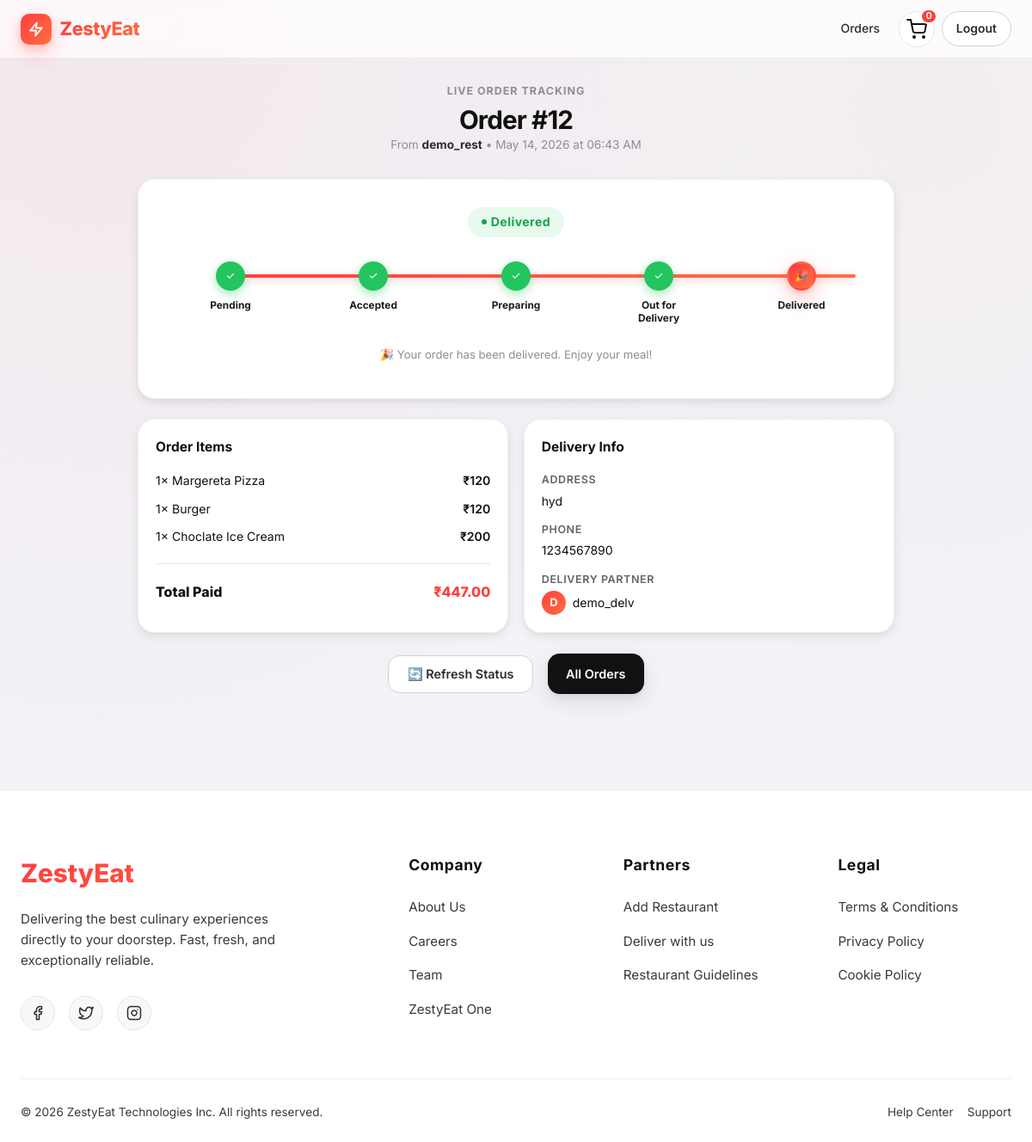
The app's page /order-tracking/12 (signed in) with its own data.
### models.py (models this page shows)
class Order(db.Model):
    id = db.Column(db.Integer, primary_key=True)
    user_id = db.Column(db.Integer, db.ForeignKey('user.id'), nullable=False)
    restaurant_id = db.Column(db.Integer, db.ForeignKey('user.id'), nullable=False)
    delivery_partner_id = db.Column(db.Integer, db.ForeignKey('user.id'), nullable=True)
    status = db.Column(db.String(50), nullable=False, default='Pending')
    total_amount = db.Column(db.Float, nullable=False)
    delivery_fee = db.Column(db.Float, nullable=False, default=5.0)
    platform_fee = db.Column(db.Float, nullable=False, default=2.0)
    delivery_address = db.Column(db.Text, nullable=False)
    contact_phone = db.Column(db.String(20), nullable=False)
    restaurant_instructions = db.Column(db.Text, nullable=True)
    delivery_instructions = db.Column(db.Text, nullable=True)
    created_at = db.Column(db.DateTime, nullable=False, default=datetime.utcnow)
    items = db.relationship('OrderItem', backref='order', lazy=True)

class User(db.Model, UserMixin):
    id = db.Column(db.Integer, primary_key=True)
    username = db.Column(db.String(150), nullable=False)
    email = db.Column(db.String(150), unique=True, nullable=False)
    password = db.Column(db.String(60), nullable=False)
    role = db.Column(db.String(20), nullable=False, default='user') # 'user', 'restaurant', 'delivery'
    phone = db.Column(db.String(20), nullable=True)
    address = db.Column(db.Text, nullable=True)
    menus = db.relationship('MenuItem', backref='restaurant', lazy=True, foreign_keys='MenuItem.restaurant_id')
    orders = db.relationship('Order', backref='customer', lazy=True, foreign_keys='Order.user_id')
    restaurant_orders = db.relationship('Order', backref='restaurant', lazy=True, foreign_keys='Order.restaurant_id')
    delivery_assignments = db.relationship('Order', backref='delivery_partner', lazy=True, foreign_keys='Order.delivery_partner_id')
    cart_items = db.relationship('CartItem', backref='user', lazy=True)

class OrderItem(db.Model):
    id = db.Column(db.Integer, primary_key=True)
    order_id = db.Column(db.Integer, db.ForeignKey('order.id'), nullable=False)
    menu_item_id = db.Column(db.Integer, db.ForeignKey('menu_item.id'), nullable=False)
    quantity = db.Column(db.Integer, nullable=False)
    price_at_time = db.Column(db.Float, nullable=False)
    menu_item = db.relationship('MenuItem')

class MenuItem(db.Model):
    id = db.Column(db.Integer, primary_key=True)
    name = db.Column(db.String(100), nullable=False)
    description = db.Column(db.Text, nullable=True)
    price = db.Column(db.Float, nullable=False)
    category = db.Column(db.String(50), nullable=False)
    image_url = db.Column(db.String(200), nullable=True, default='default_food.jpg')
    restaurant_id = db.Column(db.Integer, db.ForeignKey('user.id'), nullable=False)
    is_active = db.Column(db.Boolean, default=True)

### routes/user_routes.py (the view)
@user_bp.route('/order-tracking/<int:order_id>')
@login_required
def order_tracking(order_id):
    order = Order.query.get_or_404(order_id)
    if order.user_id != current_user.id:
        flash('Unauthorized', 'danger')
        return redirect(url_for('user.home'))
    return render_template('user/order_tracking.html', order=order)

### routes/user_routes.py (called while the page is built)
@user_bp.before_request
def check_role():
    if current_user.is_authenticated and current_user.role != 'user':
        flash('Redirecting to your portal.', 'info')
        return redirect(url_for(f'{current_user.role}.dashboard'))

### templates/user/order_tracking.html (shortened to what this page needs)
{% extends 'base_user.html' %}
{% block content %}
<div class="tracking-shell fade-up">
    <div style="text-align:center;margin-bottom:1.75rem;">
        <div style="font-size:.78rem;font-weight:700;text-transform:uppercase;letter-spacing:.08em;color:var(--ink-400);margin-bottom:.4rem;">Live Order Tracking</div>
        <h1 class="section-title">Order #{{ order.id }}</h1>
        <p class="meta">From <strong style="color:var(--ink-700);">{{ order.restaurant.username }}</strong> &bull;
            {{ order.created_at.strftime('%b %d, %Y at %I:%M %p') }}</p>
    </div>
    {% if order.status == 'Rejected' %}
    <div class="panel" style="padding:2.5rem;text-align:center;border:2px solid var(--color-danger-bg);">
        <div style="font-size:3.5rem;margin-bottom:.75rem;">❌</div>
        <h2 style="color:var(--color-danger-dark);font-size:1.5rem;margin:0 0 .6rem;">Order Rejected</h2>
        <p style="color:var(--ink-500);margin:0 auto;max-width:400px;line-height:1.65;">
            We're sorry, the restaurant was unable to accept your order at this time.
            The full amount of <strong>₹{{ '%.2f' % order.total_amount }}</strong> will be refunded.
        </p>
        <a href="{{ url_for('user.home') }}" class="btn btn-primary" style="margin-top:1.5rem;" id="orderAgainBtn">Order Again</a>
    </div>
    {% else %}
    {% set stages = ['Pending', 'Accepted', 'Preparing', 'Out for Delivery', 'Delivered'] %}
    {% set stage_icons = ['🕐', '✅', '👨‍🍳', '🛵', '🎉'] %}
    {% set stage_descs = ['Sent to restaurant', 'Restaurant accepted', 'Being prepared', 'On the way', 'Delivered!'] %}
    {% set current_idx = 0 %}
    {% if order.status == 'Pending' %}{% set current_idx = 0 %}
    {% elif order.status == 'Accepted' %}{% set current_idx = 1 %}
    {% elif order.status == 'Preparing' or order.status == 'Ready' %}{% set current_idx = 2 %}
    {% elif order.status == 'Out for Delivery' %}{% set current_idx = 3 %}
    {% elif order.status == 'Delivered' %}{% set current_idx = 4 %}
    {% endif %}
    {% set progress_pct = (current_idx / 4 * 84 + 6) | int %}
    <div class="panel timeline fade-up-1">
        <div style="text-align:center;margin-bottom:1.75rem;">
            <span class="status-pill {% if order.status == 'Delivered' %}status-success{% elif order.status in ['Pending'] %}status-pending{% else %}status-info{% endif %}"
                style="font-size:.88rem;padding:.4rem 1rem;">
                {{ order.status }}
            </span>
        </div>
        <div class="timeline-track" style="--progress:{{ progress_pct }}">
            {% for i in range(stages|length) %}
            <div class="step {% if i < current_idx %}done{% elif i == current_idx %}active{% endif %}">
                <div class="dot">
                    {% if i < current_idx %}✓{% else %}{{ stage_icons[i] }}{% endif %}
                </div>
                <span class="step-label">{{ stages[i] }}</span>
            </div>
            {% endfor %}
        </div>
        <p class="meta" style="text-align:center;margin-top:1.5rem;font-size:.82rem;">
            {% if order.status == 'Delivered' %}
            🎉 Your order has been delivered. Enjoy your meal!
            {% elif order.status == 'Out for Delivery' %}
            🛵 Your order is on its way! Get ready to receive it.
            {% elif order.status == 'Preparing' or order.status == 'Ready' %}
            👨‍🍳 Your food is being freshly prepared with care.
            {% elif order.status == 'Accepted' %}
            ✅ Restaurant has accepted your order and will start preparing soon.
            {% else %}
            🕐 Waiting for the restaurant to confirm your order.
            {% endif %}
        </p>
    </div>
    <div style="display:grid;grid-template-columns:1fr 1fr;gap:1.1rem;margin-top:1.1rem;" class="fade-up-2">
        <div class="panel" style="padding:1.25rem;">
            <h3 style="margin:0 0 1rem;font-size:.97rem;">Order Items</h3>
            {% for item in order.items %}
            <div class="flex-between" style="margin-bottom:.6rem;font-size:.88rem;">
                <span>{{ item.quantity }}× {{ item.menu_item.name }}</span>
                <span style="font-weight:600;">₹{{ '%.0f' % (item.price_at_time * item.quantity) }}</span>
            </div>
            {% endfor %}
            <div class="divider"></div>
            <div class="flex-between" style="font-weight:800;font-size:1rem;">
                <span>Total Paid</span>
                <span style="color:var(--brand-red);">₹{{ '%.2f' % order.total_amount }}</span>
            </div>
        </div>
        <div class="panel" style="padding:1.25rem;">
            <h3 style="margin:0 0 1rem;font-size:.97rem;">Delivery Info</h3>
            <div style="font-size:.875rem;display:flex;flex-direction:column;gap:.75rem;">
                <div>
                    <div style="font-weight:600;color:var(--ink-500);font-size:.78rem;text-transform:uppercase;letter-spacing:.05em;margin-bottom:.2rem;">Address</div>
                    <div>{{ order.delivery_address }}</div>
                </div>
                <div>
                    <div style="font-weight:600;color:var(--ink-500);font-size:.78rem;text-transform:uppercase;letter-spacing:.05em;margin-bottom:.2rem;">Phone</div>
                    <div>{{ order.contact_phone }}</div>
                </div>
                {% if order.delivery_partner %}
                <div>
                    <div style="font-weight:600;color:var(--ink-500);font-size:.78rem;text-transform:uppercase;letter-spacing:.05em;margin-bottom:.2rem;">Delivery Partner</div>
                    <div style="display:flex;align-items:center;gap:.5rem;">
                        <span style="width:28px;height:28px;border-radius:50%;background:var(--brand-gradient);color:#fff;display:inline-flex;align-items:center;justify-content:center;font-size:.8rem;font-weight:700;">{{ order.delivery_partner.username[0]|upper }}</span>
                        <span>{{ order.delivery_partner.username }}</span>
                    </div>
                </div>
                {% endif %}
            </div>
        </div>
    </div>
    <div style="text-align:center;margin-top:1.5rem;" class="fade-up-3">
        <button onclick="window.location.reload()" class="btn btn-outline" id="refreshStatusBtn">
            🔄 Refresh Status
        </button>
        <a href="{{ url_for('user.order_history') }}" class="btn btn-secondary" style="margin-left:.75rem;" id="viewAllOrdersBtn">All Orders</a>
    </div>
    {% endif %}
</div>
{% endblock %}

### records on screen
Order: id "12", created_at "May 14, 2026 at 06:43 AM", status "Delivered", total_amount "447.00", delivery_address "hyd", contact_phone "1234567890"
User: restaurant.username "demo_rest"
OrderItem: quantity "1", menu_item.name "Margereta Pizza", item.price_at_time*item.quantity "120"
OrderItem: quantity "1", menu_item.name "Burger", item.price_at_time*item.quantity "120"
OrderItem: quantity "1", menu_item.name "Choclate Ice Cream", item.price_at_time*item.quantity "200"
User: delivery_partner "D", delivery_partner.username "demo_delv"

### other values on screen
{{ current_user.cart_items|length if current_user.cart_items else 0 }} "0"
{{ stages[i] }} "Pending" "Accepted" "Preparing" "Out for Delivery" "Delivered"
{{ stage_icons[i] }} "🎉"
